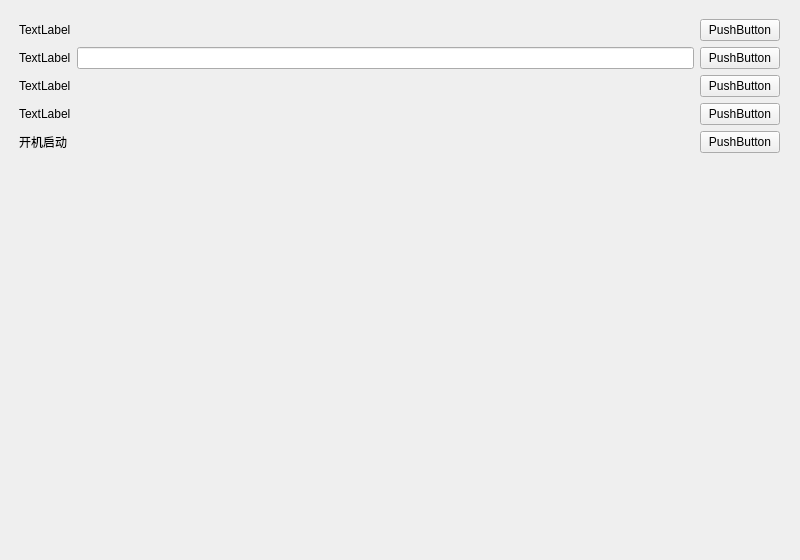
<?xml version="1.0" encoding="UTF-8"?>
<ui version="4.0">
 <class>SetWidget</class>
 <widget class="QWidget" name="SetWidget">
  <property name="geometry">
   <rect>
    <x>0</x>
    <y>0</y>
    <width>800</width>
    <height>560</height>
   </rect>
  </property>
  <property name="windowTitle">
   <string>Form</string>
  </property>
  <widget class="QWidget" name="gridLayoutWidget">
   <property name="geometry">
    <rect>
     <x>19</x>
     <y>19</y>
     <width>761</width>
     <height>521</height>
    </rect>
   </property>
   <layout class="QGridLayout" name="gridLayout">
    <item row="2" column="2">
     <widget class="QPushButton" name="pushButton_2">
      <property name="text">
       <string>PushButton</string>
      </property>
     </widget>
    </item>
    <item row="5" column="0">
     <spacer name="verticalSpacer">
      <property name="orientation">
       <enum>Qt::Vertical</enum>
      </property>
      <property name="sizeHint" stdset="0">
       <size>
        <width>20</width>
        <height>40</height>
       </size>
      </property>
     </spacer>
    </item>
    <item row="1" column="1">
     <widget class="QLineEdit" name="lineEdit"/>
    </item>
    <item row="1" column="2">
     <widget class="QPushButton" name="pushButton_4">
      <property name="text">
       <string>PushButton</string>
      </property>
     </widget>
    </item>
    <item row="0" column="0">
     <widget class="QLabel" name="label">
      <property name="text">
       <string>TextLabel</string>
      </property>
     </widget>
    </item>
    <item row="1" column="0">
     <widget class="QLabel" name="label_2">
      <property name="text">
       <string>TextLabel</string>
      </property>
     </widget>
    </item>
    <item row="2" column="0">
     <widget class="QLabel" name="label_3">
      <property name="text">
       <string>TextLabel</string>
      </property>
     </widget>
    </item>
    <item row="3" column="0">
     <widget class="QLabel" name="label_4">
      <property name="text">
       <string>TextLabel</string>
      </property>
     </widget>
    </item>
    <item row="0" column="1">
     <spacer name="horizontalSpacer">
      <property name="orientation">
       <enum>Qt::Horizontal</enum>
      </property>
      <property name="sizeHint" stdset="0">
       <size>
        <width>40</width>
        <height>20</height>
       </size>
      </property>
     </spacer>
    </item>
    <item row="3" column="2">
     <widget class="QPushButton" name="pushButton_3">
      <property name="text">
       <string>PushButton</string>
      </property>
     </widget>
    </item>
    <item row="0" column="2">
     <widget class="QPushButton" name="pushButton">
      <property name="text">
       <string>PushButton</string>
      </property>
     </widget>
    </item>
    <item row="4" column="0">
     <widget class="QLabel" name="auto_start_label">
      <property name="text">
       <string>开机启动</string>
      </property>
     </widget>
    </item>
    <item row="4" column="2">
     <widget class="QPushButton" name="auto_start_button">
      <property name="text">
       <string>PushButton</string>
      </property>
     </widget>
    </item>
   </layout>
  </widget>
 </widget>
 <resources/>
 <connections/>
</ui>
